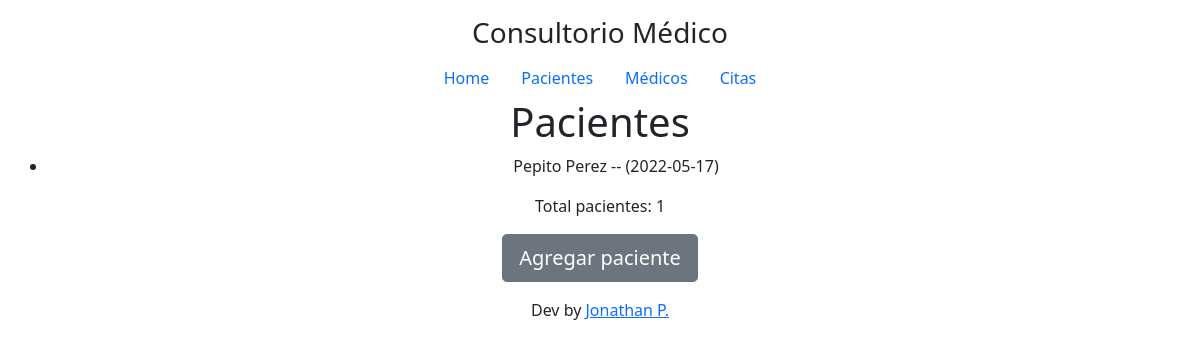
/pacientes, run on an earlier commit of the app's database.
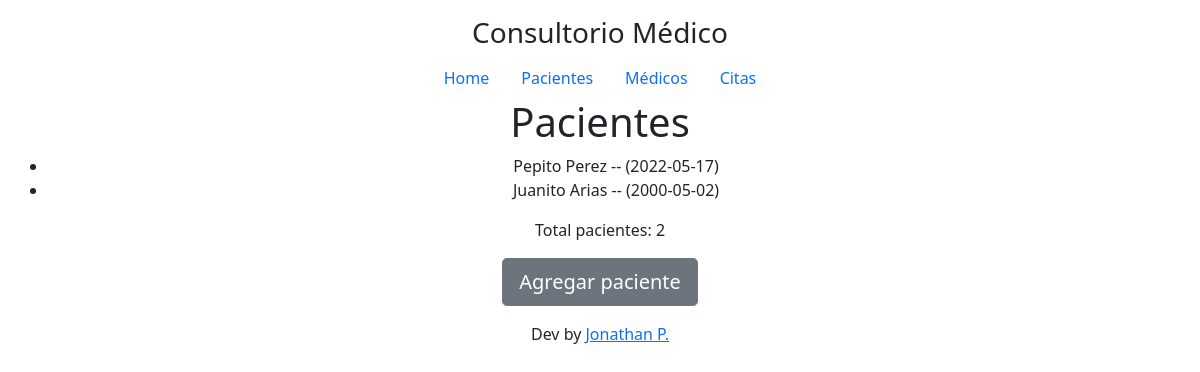
And on a later commit of the database.
### consultorio/models.py (models this page shows, shortened)
class Paciente(models.Model):
    uniqueId = models.AutoField(primary_key=True)
    nombre = models.CharField(max_length=100)
    apellido = models.CharField(max_length=100)
    fecha_de_nacimiento = models.DateField()
    def __str__(self) -> str:
        return f"{self.nombre} {self.apellido} -- ({self.fecha_de_nacimiento})"

### consultorio/views.py (the view)
# urls.py: path('pacientes', views.pacientes, name='pacientes'),
def pacientes(request):
    p = Paciente.objects.all()
    context = {
        "lista_pacientes": p,
        "numero_pacientes": len(p),
    }
    return render(request, 'pacientes.html', context)

### consultorio/templates/pacientes.html (shortened to what this page needs)
{% extends './base.html' %}
{% load static %}
{% block titulo %}
Pacientes
{% endblock %}
{% block lead %}
<ul>
{% for paciente in lista_pacientes %}
    <li>
        {{ paciente }}
    </li>
{% endfor %}
</ul>
<p> Total pacientes: {{ numero_pacientes }} </p>
<p class="lead">
    <a href="#" class="btn btn-lg btn-secondary">Agregar paciente</a>
</p>
{% endblock %}

What changed in the data, as far as the page shows it:
added Paciente: nombre+apellido+fecha_de_nacimiento "Juanito Arias -- (2000-05-02)"
Also different on the page:
{{ numero_pacientes }}: "1" → "2"
